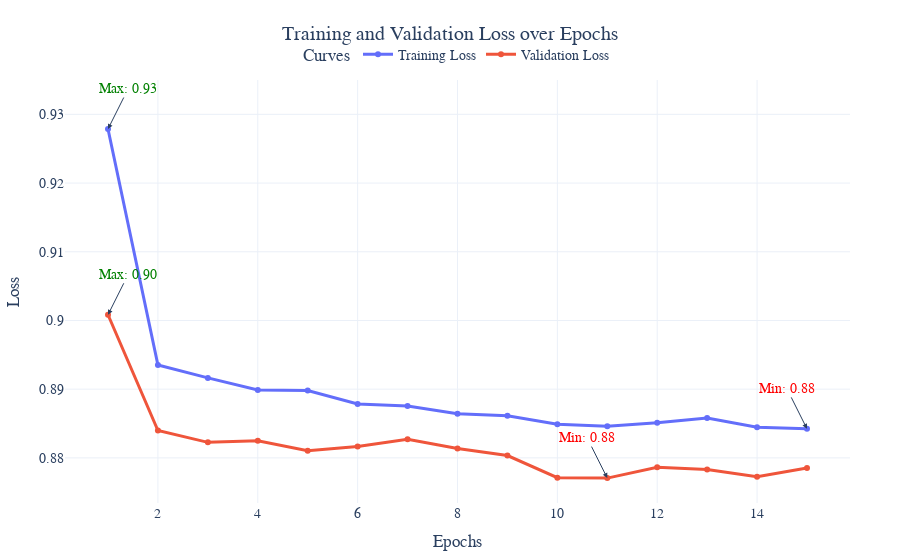

The notebook cell saved with this chart:
### Code cell
trainer = Trainer(
    config=TrainerConfig(
        optimizer="adam",
        criterion="cross_entropy",
        learning_rate=1e-3,
        weight_decay=1e-5,
        batch_size=128,
        early_stopping_patience=5,
        save_weights_path="./models/mlp_adult.pth"
    ),
    model= model
)

# Train the model
trainer.train(train_dataset, val_dataset, epochs=20)

### Figure 1 — Plotly figure (JSON) as saved in the notebook; plotly's stock layout.template omitted (floating-point values rounded to 4 significant figures)
{"data": [{"hovertemplate": "%{x}, %{y}<extra>Training Loss</extra>", "line": {"width": 3}, "marker": {"size": 6}, "mode": "lines+markers", "name": "Training Loss", "type": "scatter", "x": [1, 2, 3, 4, 5, 6, 7, 8, 9, 10, 11, 12, 13, 14, 15, 16, 17, 18, 19, 20], "y": [0.9279, 0.8935, 0.8916, 0.8899, 0.8898, 0.8878, 0.8875, 0.8864, 0.8861, 0.8849, 0.8846, 0.8851, 0.8858, 0.8845, 0.8842]}, {"hovertemplate": "%{x}, %{y}<extra>Validation Loss</extra>", "line": {"width": 3}, "marker": {"size": 6}, "mode": "lines+markers", "name": "Validation Loss", "type": "scatter", "x": [1, 2, 3, 4, 5, 6, 7, 8, 9, 10, 11, 12, 13, 14, 15, 16, 17, 18, 19, 20], "y": [0.9008, 0.884, 0.8823, 0.8825, 0.881, 0.8816, 0.8827, 0.8814, 0.8803, 0.8771, 0.8771, 0.8786, 0.8783, 0.8772, 0.8785]}], "layout": {"annotations": [{"arrowhead": 2, "ax": -20, "ay": -40, "font": {"color": "red"}, "showarrow": true, "text": "Min: 0.88", "x": 15, "y": 0.8842}, {"arrowhead": 2, "ax": 20, "ay": -40, "font": {"color": "green"}, "showarrow": true, "text": "Max: 0.93", "x": 1, "y": 0.9279}, {"arrowhead": 2, "ax": -20, "ay": -40, "font": {"color": "red"}, "showarrow": true, "text": "Min: 0.88", "x": 11, "y": 0.8771}, {"arrowhead": 2, "ax": 20, "ay": -40, "font": {"color": "green"}, "showarrow": true, "text": "Max: 0.90", "x": 1, "y": 0.9008}], "font": {"family": "Arial, sans-serif", "size": 14}, "legend": {"orientation": "h", "title": {"text": "Curves"}, "x": 0.5, "xanchor": "center", "y": 1.02, "yanchor": "bottom"}, "margin": {"b": 50, "l": 50, "r": 50, "t": 80}, "title": {"text": "Training and Validation Loss over Epochs", "x": 0.5, "xanchor": "center"}, "xaxis": {"title": {"text": "Epochs"}}, "yaxis": {"title": {"text": "Loss"}}}}
